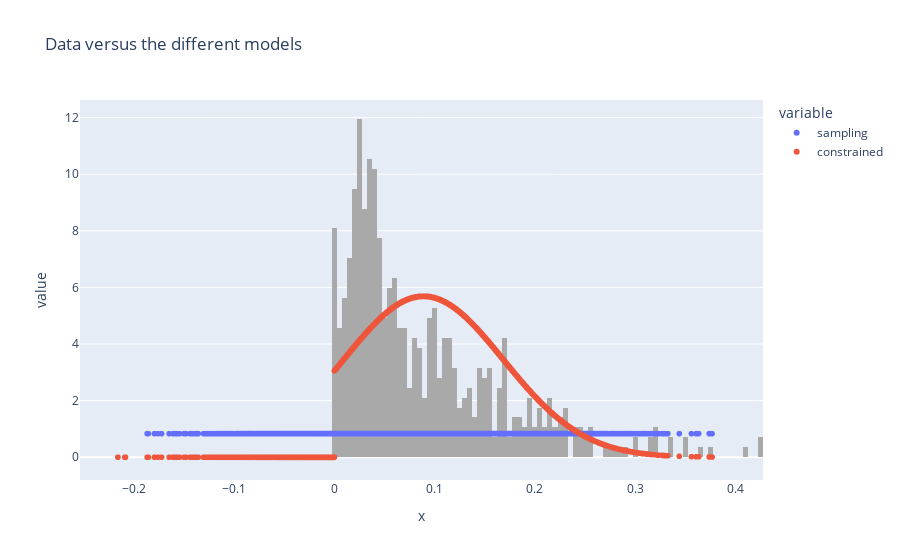

Notebook source saved alongside this figure:
### Code cell
fig = px.scatter(df, x='x', y=['sampling', 'constrained'], title='Data versus the different models')
fig2 = px.histogram(x=X_cancer['mean concavity'], histnorm='probability density', nbins=100, color_discrete_sequence=['darkgray'])
fig.add_traces(fig2.data)

### Figure 1 — Plotly figure (JSON) as saved in the notebook; plotly's stock layout.template omitted (floating-point values rounded to 4 significant figures; data arrays with more than 128 entries replaced by an {"elided": "..."} marker saying what was removed)
{"data": [{"hovertemplate": "variable=sampling<br>x=%{x}<br>value=%{y}<extra></extra>", "legendgroup": "sampling", "marker": {"color": "#636efa", "symbol": "circle"}, "mode": "markers", "name": "sampling", "showlegend": true, "type": "scattergl", "x": {"elided": "10000 float values"}, "xaxis": "x", "y": {"elided": "10000 float values"}, "yaxis": "y"}, {"hovertemplate": "variable=constrained<br>x=%{x}<br>value=%{y}<extra></extra>", "legendgroup": "constrained", "marker": {"color": "#EF553B", "symbol": "circle"}, "mode": "markers", "name": "constrained", "showlegend": true, "type": "scattergl", "x": {"elided": "10000 float values"}, "xaxis": "x", "y": {"elided": "10000 float values"}, "yaxis": "y"}, {"alignmentgroup": "True", "bingroup": "x", "histnorm": "probability density", "hovertemplate": "x=%{x}<br>probability density=%{y}<extra></extra>", "legendgroup": "", "marker": {"color": "darkgray", "pattern": {"shape": ""}}, "name": "", "nbinsx": 100, "offsetgroup": "", "orientation": "v", "showlegend": false, "type": "histogram", "x": {"elided": "569 float values"}, "xaxis": "x", "yaxis": "y"}], "layout": {"autosize": true, "legend": {"title": {"text": "variable"}, "tracegroupgap": 0}, "title": {"text": "Data versus the different models"}, "xaxis": {"anchor": "y", "autorange": true, "domain": [0, 1], "range": [-0.253, 0.4275], "title": {"text": "x"}, "type": "linear"}, "yaxis": {"anchor": "x", "autorange": true, "domain": [0, 1], "range": [-0.9629, 12.63], "title": {"text": "value"}, "type": "linear"}}}
